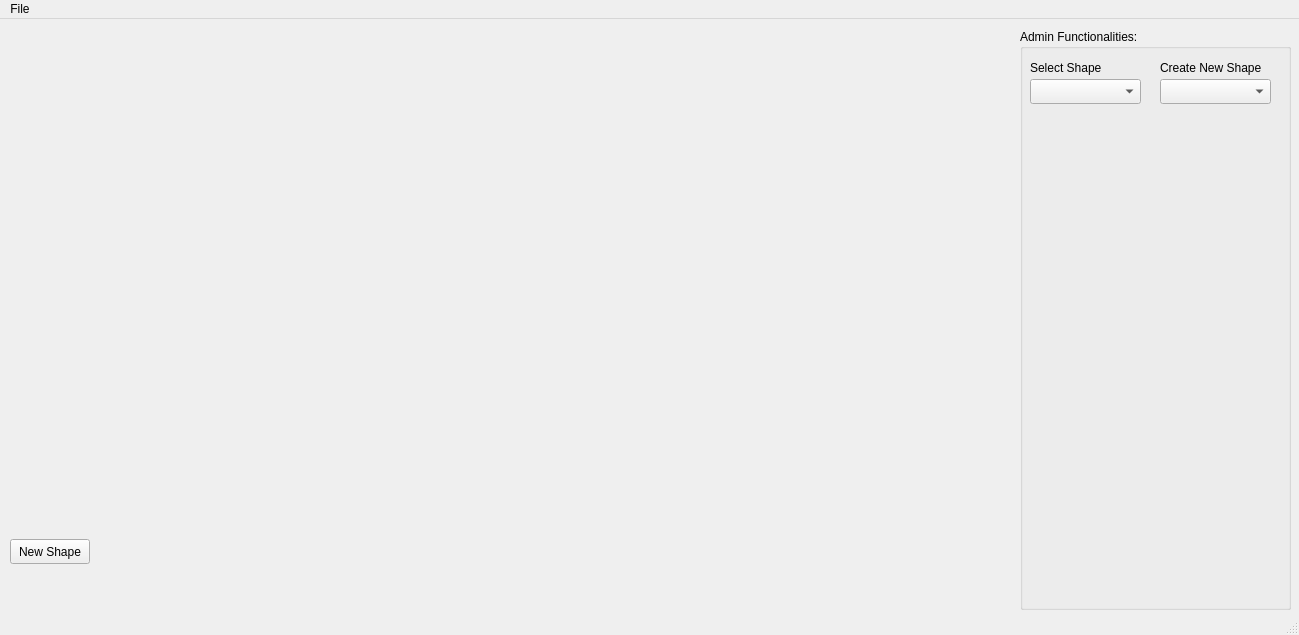
<?xml version="1.0" encoding="UTF-8"?>
<ui version="4.0">
 <class>MainWindow</class>
 <widget class="QMainWindow" name="MainWindow">
  <property name="geometry">
   <rect>
    <x>0</x>
    <y>0</y>
    <width>1299</width>
    <height>635</height>
   </rect>
  </property>
  <property name="windowTitle">
   <string>MainWindow</string>
  </property>
  <widget class="QWidget" name="centralWidget">
   <widget class="canvas" name="widget" native="true">
    <property name="geometry">
     <rect>
      <x>10</x>
      <y>10</y>
      <width>1000</width>
      <height>500</height>
     </rect>
    </property>
    <property name="maximumSize">
     <size>
      <width>1000</width>
      <height>500</height>
     </size>
    </property>
   </widget>
   <widget class="QPushButton" name="newShape">
    <property name="geometry">
     <rect>
      <x>10</x>
      <y>520</y>
      <width>80</width>
      <height>25</height>
     </rect>
    </property>
    <property name="text">
     <string>New Shape</string>
    </property>
   </widget>
   <widget class="QGroupBox" name="adminFuncs">
    <property name="geometry">
     <rect>
      <x>1020</x>
      <y>10</y>
      <width>271</width>
      <height>581</height>
     </rect>
    </property>
    <property name="title">
     <string>Admin Functionalities:</string>
    </property>
    <widget class="QLabel" name="label">
     <property name="geometry">
      <rect>
       <x>10</x>
       <y>30</y>
       <width>81</width>
       <height>17</height>
      </rect>
     </property>
     <property name="text">
      <string>Select Shape</string>
     </property>
    </widget>
    <widget class="QComboBox" name="selectShape">
     <property name="geometry">
      <rect>
       <x>10</x>
       <y>50</y>
       <width>111</width>
       <height>25</height>
      </rect>
     </property>
    </widget>
    <widget class="QLabel" name="label_2">
     <property name="geometry">
      <rect>
       <x>140</x>
       <y>30</y>
       <width>111</width>
       <height>17</height>
      </rect>
     </property>
     <property name="text">
      <string>Create New Shape</string>
     </property>
    </widget>
    <widget class="QComboBox" name="comboBox">
     <property name="geometry">
      <rect>
       <x>140</x>
       <y>50</y>
       <width>111</width>
       <height>25</height>
      </rect>
     </property>
    </widget>
   </widget>
  </widget>
  <widget class="QMenuBar" name="menuBar">
   <property name="geometry">
    <rect>
     <x>0</x>
     <y>0</y>
     <width>1299</width>
     <height>22</height>
    </rect>
   </property>
   <widget class="QMenu" name="menuFile">
    <property name="title">
     <string>File</string>
    </property>
    <addaction name="actionLog_In"/>
    <addaction name="actionTestimonials"/>
    <addaction name="actionContact_Us"/>
    <addaction name="actionExit"/>
   </widget>
   <addaction name="menuFile"/>
  </widget>
  <widget class="QStatusBar" name="statusBar"/>
  <action name="actionLog_In">
   <property name="icon">
    <iconset>
     <normaloff>img/login.jpg</normaloff>img/login.jpg</iconset>
   </property>
   <property name="text">
    <string>Log In...</string>
   </property>
  </action>
  <action name="actionExit">
   <property name="icon">
    <iconset>
     <normaloff>img/1024px-Oxygen480-actions-application-exit.svg.png</normaloff>img/1024px-Oxygen480-actions-application-exit.svg.png</iconset>
   </property>
   <property name="text">
    <string>Exit...</string>
   </property>
  </action>
  <action name="actionContact_Us">
   <property name="text">
    <string>Contact Us</string>
   </property>
  </action>
  <action name="actionTestimonials">
   <property name="text">
    <string>Testimonials</string>
   </property>
  </action>
 </widget>
 <layoutdefault spacing="6" margin="11"/>
 <customwidgets>
  <customwidget>
   <class>canvas</class>
   <extends>QWidget</extends>
   <header location="global">canvas.h</header>
   <container>1</container>
  </customwidget>
 </customwidgets>
 <resources/>
 <connections/>
</ui>
